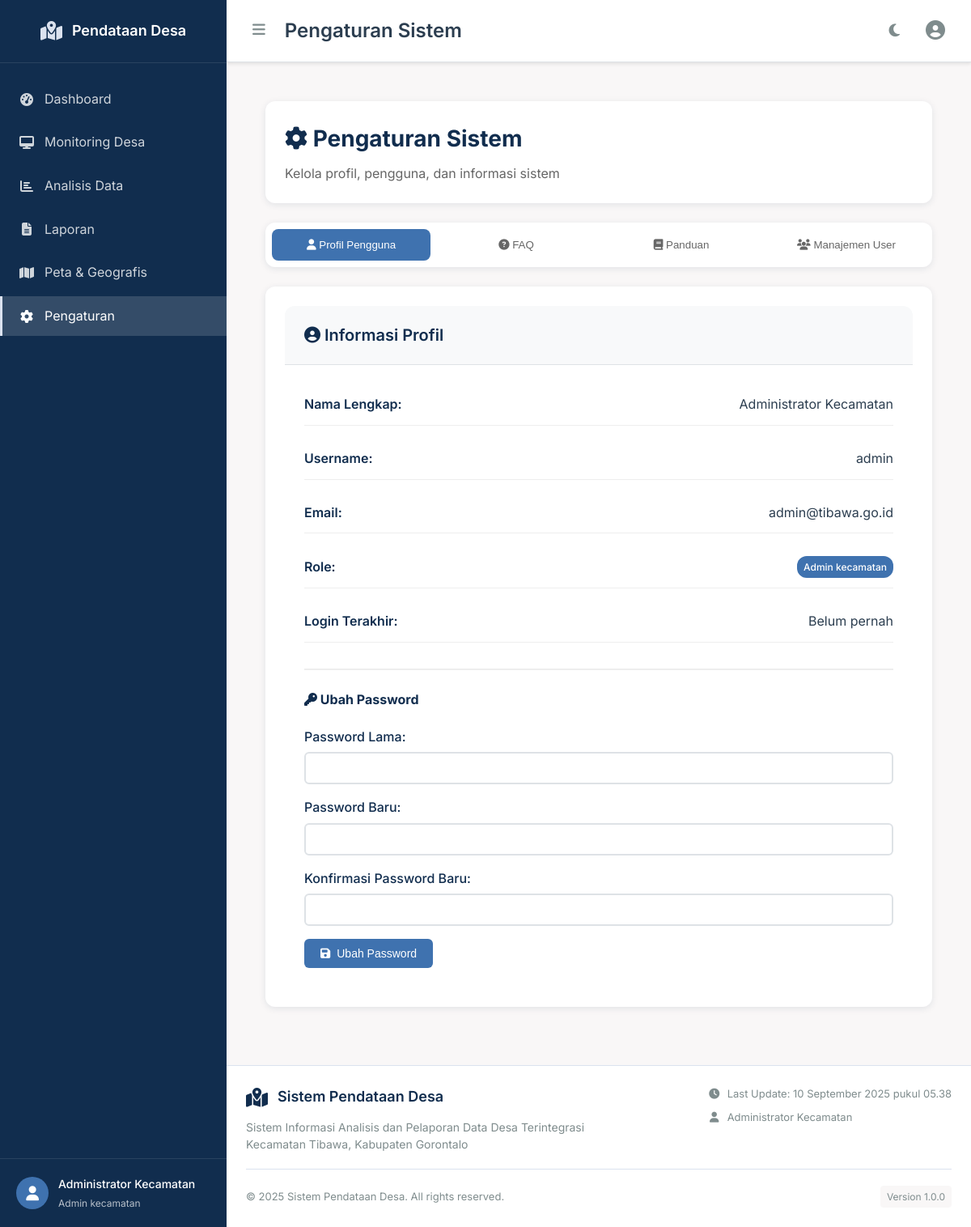
The page /pages/admin/pengaturan/pengaturan.php (signed in) on the database its author committed.
### tables this page shows
CREATE TABLE user (
    id_user INT PRIMARY KEY AUTO_INCREMENT,
    id_desa INT NULL,
    username VARCHAR(50) UNIQUE NOT NULL,
    email VARCHAR(100) UNIQUE NOT NULL,
    password VARCHAR(255) NOT NULL,
    nama_lengkap VARCHAR(100) NOT NULL,
    role ENUM('operator_desa', 'admin_kecamatan') NOT NULL,
    status_aktif ENUM('aktif', 'non_aktif') DEFAULT 'aktif',
    last_login TIMESTAMP NULL,
    created_at TIMESTAMP DEFAULT CURRENT_TIMESTAMP,
    updated_at TIMESTAMP DEFAULT CURRENT_TIMESTAMP ON UPDATE CURRENT_TIMESTAMP,
    FOREIGN KEY (id_desa) REFERENCES desa(id_desa) ON DELETE SET NULL
);

### config/database.php (called while the page is built, shortened)
<?php
class Database {
    private $host;
    private $db_name;
    private $username;
    private $password;
    public function __construct() {
        if ($this->isLocalhost()) {
            $this->host = "localhost";
            $this->db_name = "pendataan_desa";
            $this->username = "root";
            $this->password = "";
        } else {
            $this->host = "localhost";
            $this->db_name = "pendataan_desa";
            $this->username = "";
            $this->password = "";
        }
    }
    private function isLocalhost() {
        $localhost_ips = ['127.0.0.1', '::1', 'localhost'];
        return in_array($_SERVER['HTTP_HOST'], $localhost_ips) ||
               strpos($_SERVER['HTTP_HOST'], 'localhost:') === 0;
    }
    public function getConnection() {
        $this->conn = null;
        try {
            $this->conn = new PDO(
                "mysql:host=" . $this->host . ";dbname=" . $this->db_name,
                $this->username,
                $this->password
            );
            $this->conn->setAttribute(PDO::ATTR_ERRMODE, PDO::ERRMODE_EXCEPTION);
            $this->conn->exec("set names utf8");
        } catch(PDOException $exception) {
            echo "Connection error: " . $exception->getMessage();
        }
        return $this->conn;
    }
}
?>

### database/queries.php (called while the page is built, shortened)
<?php
require_once __DIR__ . '/../config/database.php';
class Queries {
    public function __construct() {
        $database = new Database();
        $this->db = $database->getConnection();
    }
}
?>

### pages/admin/pengaturan/pengaturan.php (the view, shortened to what this page needs)
<?php
require_once __DIR__ . '/../../../database/queries.php';
$queries = new Queries();
$stmt = $queries->db->prepare("SELECT * FROM user WHERE id_user = ?");
$stmt->execute([$_SESSION['user_id']]);
$current_user = $stmt->fetch(PDO::FETCH_ASSOC);
$is_ajax = isset($_SERVER['HTTP_X_REQUESTED_WITH']) &&
    strtolower($_SERVER['HTTP_X_REQUESTED_WITH']) === 'xmlhttprequest';
?>
<div class="pengaturan-container">
    <div class="pengaturan-header">
        <h2><i class="fas fa-cog"></i> Pengaturan Sistem</h2>
        <p>Kelola profil, pengguna, dan informasi sistem</p>
    </div>
    <div class="pengaturan-tabs">
        <button class="tab-btn active" onclick="showTab('profil')">
            <i class="fas fa-user"></i> Profil Pengguna
        </button>
        <button class="tab-btn" onclick="showTab('faq')">
            <i class="fas fa-question-circle"></i> FAQ
        </button>
        <button class="tab-btn" onclick="showTab('panduan')">
            <i class="fas fa-book"></i> Panduan
        </button>
        <button class="tab-btn" onclick="showTab('users')">
            <i class="fas fa-users"></i> Manajemen User
        </button>
    </div>
    <div id="profil-tab" class="tab-content active">
        <div class="card">
            <div class="card-header">
                <h3><i class="fas fa-user-circle"></i> Informasi Profil</h3>
            </div>
            <div class="card-body">
                <div class="profile-info">
                    <div class="profile-item">
                        <label>Nama Lengkap:</label>
                        <span><?php echo htmlspecialchars($current_user['nama_lengkap']); ?></span>
                    </div>
                    <div class="profile-item">
                        <label>Username:</label>
                        <span><?php echo htmlspecialchars($current_user['username']); ?></span>
                    </div>
                    <div class="profile-item">
                        <label>Email:</label>
                        <span><?php echo htmlspecialchars($current_user['email']); ?></span>
                    </div>
                    <div class="profile-item">
                        <label>Role:</label>
                        <span class="badge badge-primary"><?php echo ucfirst(str_replace('_', ' ', $current_user['role'])); ?></span>
                    </div>
                    <div class="profile-item">
                        <label>Login Terakhir:</label>
                        <span><?php echo $current_user['last_login'] ? date('d/m/Y H:i', strtotime($current_user['last_login'])) : 'Belum pernah'; ?></span>
                    </div>
                </div>
                <div class="change-password-section">
                    <h4><i class="fas fa-key"></i> Ubah Password</h4>
                    <form id="changePasswordForm">
                        <div class="form-group">
                            <label>Password Lama:</label>
                            <input type="password" id="oldPassword" required>
                        </div>
                        <div class="form-group">
                            <label>Password Baru:</label>
                            <input type="password" id="newPassword" required>
                        </div>
                        <div class="form-group">
                            <label>Konfirmasi Password Baru:</label>
                            <input type="password" id="confirmPassword" required>
                        </div>
                        <button type="submit" class="btn btn-primary">
                            <i class="fas fa-save"></i> Ubah Password
                        </button>
                    </form>
                </div>
            </div>
        </div>
    </div>
</div>
<?php
if (!$is_ajax) {
    require_once __DIR__ . '/../../../layout/main.php';
}
?>

### assets/css/global.css (style rules this page uses)
:root { --primary-color: #112D4E; --secondary-color: #3F72AF; --light-color: #DBE2EF; --lightest-color: #F9F7F7; --text-dark: #2c3e50; --text-light: #7f8c8d; --success: #27ae60; --warning: #f39c12; --danger: #e74c3c; --info: #3498db; }
* { margin: 0; padding: 0; box-sizing: border-box; }
body { font-family: 'Inter', -apple-system, BlinkMacSystemFont, sans-serif; background-color: var(--lightest-color); color: var(--text-dark); line-height: 1.6; transition: all 0.3s ease; }
.card { background: white; border-radius: 12px; box-shadow: 0 2px 10px rgba(0, 0, 0, 0.1); padding: 24px; margin-bottom: 24px; transition: all 0.3s ease; overflow: hidden; max-height: none; height: auto; }
.btn { display: inline-flex; align-items: center; gap: 8px; padding: 12px 24px; border: none; border-radius: 8px; font-weight: 500; text-decoration: none; cursor: pointer; transition: all 0.3s ease; font-size: 14px; }
.btn-primary { background: var(--primary-color); color: white; }
.form-group { margin-bottom: 20px; }

### layout/main-layout.css (style rules this page uses)
.main-layout-body { margin: 0; padding: 0; font-family: 'Inter', -apple-system, BlinkMacSystemFont, sans-serif; background-color: var(--lightest-color); color: var(--text-dark); line-height: 1.6; }

### pages/admin/pengaturan/pengaturan.css (style rules this page uses)
.pengaturan-container { padding: 24px; background: #F9F7F7; min-height: 100vh; }
.pengaturan-header { background: white; padding: 24px; border-radius: 12px; box-shadow: 0 2px 8px rgba(17, 45, 78, 0.1); margin-bottom: 24px; }
.pengaturan-header h2 { color: #112D4E; margin: 0 0 8px 0; font-size: 28px; font-weight: 700; }
.pengaturan-header p { color: #666; margin: 0; font-size: 16px; }
.pengaturan-tabs { display: flex; gap: 8px; margin-bottom: 24px; background: white; padding: 8px; border-radius: 12px; box-shadow: 0 2px 8px rgba(17, 45, 78, 0.1); }
.tab-btn { flex: 1; padding: 12px 16px; border: none; background: transparent; border-radius: 8px; cursor: pointer; transition: all 0.3s ease; font-weight: 500; color: #666; }
.tab-btn.active { background: #3F72AF; color: white; }
.tab-content { display: none; }
.tab-content.active { display: block; }
.card { background: white; border-radius: 12px; box-shadow: 0 2px 8px rgba(17, 45, 78, 0.1); border: none; margin-bottom: 24px; }
.card-header { background: #f8f9fa; border-bottom: 1px solid #dee2e6; padding: 20px 24px; display: flex; justify-content: space-between; align-items: center; border-radius: 12px 12px 0 0; }
.card-header h3 { margin: 0; color: #112D4E; font-size: 20px; font-weight: 600; }
.card-body { padding: 24px; }
.profile-info { display: grid; gap: 16px; margin-bottom: 32px; }
.profile-item { display: flex; justify-content: space-between; align-items: center; padding: 12px 0; border-bottom: 1px solid #eee; }
.profile-item label { font-weight: 600; color: #112D4E; }
.change-password-section { border-top: 2px solid #eee; padding-top: 24px; }
.change-password-section h4 { color: #112D4E; margin-bottom: 20px; }
.form-group { margin-bottom: 16px; }
.form-group label { display: block; margin-bottom: 6px; font-weight: 500; color: #112D4E; }
.form-group input, .form-group select { width: 100%; padding: 10px 12px; border: 2px solid #dee2e6; border-radius: 6px; font-size: 14px; transition: border-color 0.3s ease; }
.btn { padding: 10px 20px; border-radius: 6px; font-weight: 500; border: none; cursor: pointer; transition: all 0.3s ease; text-decoration: none; display: inline-flex; align-items: center; gap: 8px; }
.btn-primary { background: #3F72AF; color: white; }
.badge { padding: 4px 8px; font-size: 12px; font-weight: 500; border-radius: 12px; }
.badge-primary { background: #3F72AF; color: white; }

### rows shown on the page
user: nama_lengkap "Administrator Kecamatan", username "admin", email "admin@tibawa.go.id", role "Admin kecamatan"

### other values the page prints
$_SESSION['user_name'] "Administrator Kecamatan"
str_replace('_', ' ', $_SESSION['user_role']) "Admin kecamatan"
$page_title "Pengaturan Sistem"
